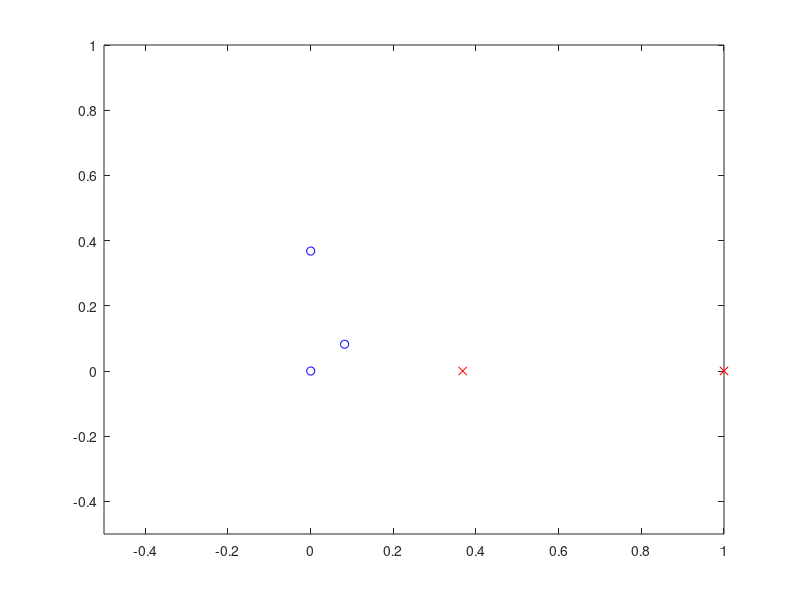

The MATLAB script that drew this image:
clear; clc;close all;
mi1 = [0,0]
mi2 = [-3, 3]
sig1 = 1
sig2 = 1

phi = @(x, mi, sig) exp(-(norm(x-mi))^2/(2*sig))

primjeri = [-1,-1; 0,0; 3,-3; -2, 1; -4,2]
Phi1 = zeros(size(primjeri, 1))
Phi1 = Phi1(1,:)


for i=1:length(primjeri)
    x_temp = primjeri(i,:)
    Phi1(i) = phi(x_temp, mi1, sig1)
    Phi2(i) = phi(x_temp, mi2, sig2)
end
plot(Phi1(1:2), Phi2(1:2), 'xr')
hold on
plot(Phi1(3:5), Phi2(3:5), 'ob')

xlim([-0.5, 1])
ylim([-0.5, 1])